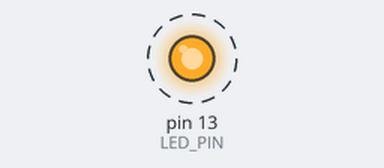
A program run on a simulated Arduino Uno, built with avr-gcc and run on an emulated ATmega328P. On the bench: output pins drawn as LEDs (lit = HIGH). Dashed ring = blinking.

Above: at 0.05 s.
Timing chart, 0 to 3.0 s (numbered marks = the images above):
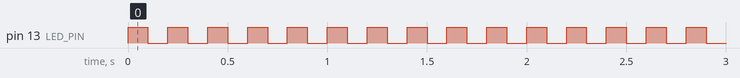

The program:

main.cpp
```cpp
#include <avr/io.h>
#include <util/delay.h>
#include "main.h"

#define LED_PIN 5

void setup(void)
{
  DDRB |= 1 << LED_PIN;
}

void loop(void)
{
  PORTB |= 1 << LED_PIN;
  _delay_ms(100);
  PORTB &= ~(1 << LED_PIN);
  _delay_ms(100);
}
```

main.h
```cpp
#ifndef _MAIN_H
#define _MAIN_H

void setup(void);
void loop(void);


// void * operator new(size_t size);
// void operator delete(void * ptr);

// void * operator new(size_t size)
// {
//   return malloc(size);
// }

// void operator delete(void * ptr)
// {
//   free(ptr);
// }

int main(void)
{
  setup();
  for (;;)
  {
    loop();
  }
}

#endif
```

Measured:
- by itself, pin 13 (LED_PIN): alternates HIGH for 0.10 s and LOW for 0.10 s
